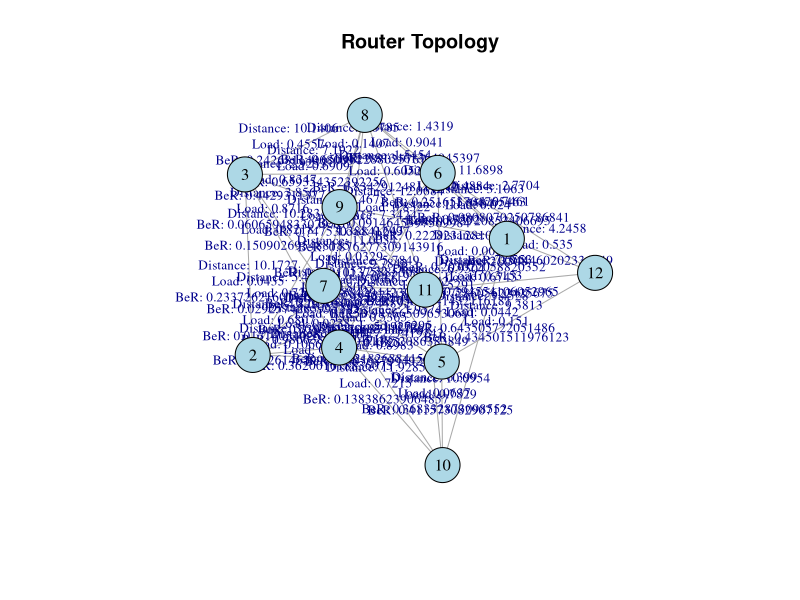

This figure's R source:
################################################################################
#                      DEFINITION OF GENERIC ALGORITHM
################################################################################
# Define a framework based on RL to decide which is the best possible route
# based on rewards. It will take into account the quality of transmission, 
# load and other metrics that could be added to the model.


################################################################################
#                       GENERATION OF RANDOM ROUTERS
################################################################################
# Load libraries that will be used for the entire project:
library(igraph)
rm(list=ls())

create_states <- function(){
  "This is a function designed to generate a random topology"
  # Generate a random number of states:
  num_states = sample(6:20, 1)
  
  # Creation of states:
  states <- paste0("s", 1:num_states)
  
  # Return generated values:
  assign("num_states", num_states, envir = .GlobalEnv)
  assign("states", states, envir = .GlobalEnv)
}


################################################################################
#        GENERATION OF RANDOM VALUES OF DISTANCE, LOAD AND Bit Error Rate
################################################################################
generate_random_values <- function(num_states, num_paths){
  "This is a function used to generate random values of distance, load and BeR"
  # Create an empty adjacency matrix:
  adj_matrix <- matrix(0, nrow = num_states, ncol = num_states)
  
  # Fill the adjacency matrix with random values (1 or 0) to represent connections
  # between routers:
  for (i in 1:num_states) {
    for (j in 1:num_states) {
      if (i != j) {
        connection <- sample(c(0, 1), 1)
        adj_matrix[i, j] <- connection
        adj_matrix[j, i] <- connection
      }
    }
  }
  
  # Create the 3D arrays for each of the variables:
  distance_values <- array(NA, dim = c(num_states, num_states, num_paths))
  load_values <- array(NA, dim = c(num_states, num_states, num_paths))
  ber_values <- array(NA, dim = c(num_states, num_states, num_paths))
  
  # Fill the arrays:
  for (i in 1:(num_states-1)) {  # Adjusted to avoid going out of bounds
    for (j in (i+1):num_states) {  
      if (adj_matrix[i,j] == 1) {  
        for (k in 1:num_paths){
          km <- runif(1, min = 1, max = 20)
          load <- runif(1, min = 0, max = 1)
          BeR <- runif(1, min = 0, max = 1)
          
          # Assign values to the arrays for both connections due to symmetry
          distance_values[i, j, k] <- km; distance_values[j, i, k] <- km
          load_values[i, j, k] <- load; load_values[j, i, k] <- load
          ber_values[i, j, k] <- BeR; ber_values[j, i, k] <- BeR
        }
      }
    }
  }
  
  # Return generated values:
  assign("adj_matrix", adj_matrix, envir = .GlobalEnv)
  assign("distance_values", distance_values, envir = .GlobalEnv)
  assign("load_values", load_values, envir = .GlobalEnv)
  assign("ber_values", ber_values, envir = .GlobalEnv)
  
  
  # Check generated values:
  cat("Distance values:\n")
  print(distance_values)
  cat("\n")
  cat("Load values:\n")
  print(load_values)
  cat("\n")
  cat("BeR values:\n")
  print(ber_values)
}


################################################################################
#                 SELECTION OF BEST PATHS (BASED ON PENALTIES)
################################################################################
calculate_total_cost <- function(distance_km, load, BeR) {
  "This is a function used to compute the total cost of a certain path based on
  distance, load and BeR values"
  propagation_delay = 5 * distance_km  # 5us for each km in the fiber.
  tranmission_queue_delay = 1/(1-load)  # 1us x (1/(1-load))
  
  # Penalization of BeR:
  if (BeR >= 10^-4 && BeR <= 1){
    ber_penalty = 1000
  } else if (BeR > 10^-5 && BeR < 10^-4){
    ber_penalty = 50
  } else {
    ber_penalty = 0
  }
  
  # Sum of penalties:
  return (propagation_delay + tranmission_queue_delay + ber_penalty)
}

select_best_paths <- function(num_states, num_paths, adj_matrix,
                              distance_values, load_values, ber_values){
  "The main goal of this function is to go through all the possiblee paths from
  one router to anoter and select the one with the lowest cost"
  # Construct 3 matrices that will store the values of the shortest paths:
  chosen_distance <- matrix(NA, nrow = num_states, ncol = num_states)
  chosen_ber <- matrix(NA, nrow = num_states, ncol = num_states)
  chosen_load <- matrix(NA, nrow = num_states, ncol = num_states)
  
  # Construct a weight matrix for the graph edges based on the cost
  cost_matrix <- matrix(-Inf, nrow = num_states, ncol = num_states)
  
  for (i in 1:num_states) {
    for (j in 1:num_states) {
      if (adj_matrix[i,j] == 1) {
        min_cost <- Inf
        chosen_path_k <- NA  # Track the path 'k' that gave the minimum cost
        for (k in 1:num_paths) {
          # Get the values for this dimension
          km_value <- distance_values[i, j, k]
          load_value <- load_values[i, j, k]
          ber_value <- ber_values[i, j, k]
          
          # Check if any of the values is NA
          if (!anyNA(c(km_value, load_value, ber_value))) {
            # Calculate the minimum cost
            cost <- calculate_total_cost(km_value, load_value, ber_value)
            
            if (cost < min_cost) {
              min_cost <- cost
              chosen_path_k <- k  # update the chosen path
            }
          }
        }
        
        cost_matrix[i, j] <- -min_cost
        # If we found a chosen path 'k', store the respective km, ber, and load values
        if (!is.na(chosen_path_k)) {
          chosen_distance[i, j] <- distance_values[i, j, chosen_path_k]
          chosen_ber[i, j] <- ber_values[i, j, chosen_path_k]
          chosen_load[i, j] <- load_values[i, j, chosen_path_k]
        }
      }
    }
  }
  
  # Return generated values:
  assign("chosen_distance", chosen_distance, envir = .GlobalEnv)
  assign("chosen_ber", chosen_ber, envir = .GlobalEnv)
  assign("chosen_load", chosen_load, envir = .GlobalEnv)
  assign("cost_matrix", cost_matrix, envir = .GlobalEnv)
  
  
  # Check generated values:
  cat("Cost matrix:\n")
  print(cost_matrix)
  cat("\n")
  cat("Distance of the cheapest paths:\n")
  print(chosen_distance)
  cat("\n")
  cat("Loads of the cheapest paths:\n")
  print(chosen_load)
  cat("\n")
  cat("BeR of the cheapest paths:\n")
  print(chosen_ber)
  cat("\n")
}


################################################################################
#                             REPRESENT THE TOPLOGY
################################################################################
plot_topology <- function(adj_matrix, chosen_distance, chosen_load, chosen_ber){
  "This is a function used to create the topology of the current environment"
  # Create the graph
  g <- graph_from_adjacency_matrix(adjmatrix =adj_matrix, mode="undirected", weighted=NULL, diag=FALSE)
  
  # Create some example edge labels
  edge_labels = c()
  for (i in 1:(num_states-1)){
    for (j in (i+1):num_states){
      if (adj_matrix[i,j] == 1){
        label <- paste(
          "Distance:", round(chosen_distance[i,j], 4), 
          "\nLoad:", round(chosen_load[i,j], 4), 
          "\nBeR:", chosen_ber[i,j],
          "\n"
        )
        edge_labels = c(edge_labels, label)
      }
    }
  }
  
  # Plot the graph with edge labels
  plot(g, 
       layout = layout_with_fr,
       vertex.color = "lightblue", 
       vertex.size = 20, 
       vertex.label.color = "black",
       vertex.label.cex = 1,
       edge.label.cex = 0.8,
       edge.label = edge_labels,
       main = "Router Topology") 
}


################################################################################
#                  SOLVE THE PROPOSED SCENARIO USING Q-LEARNING
################################################################################
solve_scenario_qlearning <- function(num_states, adj_matrix, alpha, gamma,
                                     epsilon, num_episodes, cost_matrix){
  "This is a function that has the goal of solving a specific scenario using 
  Q-learning"
  # Define the Q-table and fill it with -Inf in case there are no connections.
  Q_table <- matrix(0, nrow = num_states, ncol = num_states)

  # Explore the environment and learn:
  for (episode in 1:num_episodes) {
    # Randomly choose a starting state.
    state <- sample(1:num_states, 1)  
    
    # This list will keep track of all nodes the agent visits in this episode to
    # avoid loops.
    visited_nodes <- c(state)
    
    while (TRUE) {  
      possible_actions <- which(adj_matrix[state, ] == 1)
      if (runif(1) < epsilon) {
        # If the agent is exploring (as per the epsilon-greedy strategy), it 
        # chooses a random action from the valid_actions which excludes the nodes
        # it has already visited. If there are no valid actions left, the episode
        # ends (breaks out of the while loop).
        valid_actions <- setdiff(possible_actions, visited_nodes)
        if (length(valid_actions) == 0) {
          break
        }
        action <- sample(valid_actions, 1)
      } else {
        # If the agent is not exploring, it's exploiting. This means it's choosing
        # the action (directly connected node/router) that has the maximum Q-value
        # from the Q-table, considering only the nodes it hasn't visited yet.
        valid_actions <- setdiff(possible_actions, visited_nodes)
        if (length(valid_actions) == 0) {
          break
        }
        action_values <- Q_table[state, valid_actions]
        action_index <- which.max(action_values)
        action <- valid_actions[action_index]
      }
      
      visited_nodes <- c(visited_nodes, action)
      
      reward <- cost_matrix[state, action] # agent tries to maximize its reward by minimizing the cost.
      future_reward <- gamma * max(Q_table[action, ])
      Q_table[state, action] <- (1-alpha)*Q_table[state, action] + alpha*(reward + future_reward)
      
      state <- action  
    }
  }
  
  # Return generated values:
  assign("Q_table", Q_table, envir = .GlobalEnv)
  
  # Check generated values:
  cat("Q-Table values:\n")
  print(Q_table)
}


################################################################################
#                                   BEST PATH
################################################################################
get_best_path_after_learning <- function(Q_table, start_node, end_node, adj_matrix) {
  "Gives the best route from a starting node to a destination node. Beware, since 
  the code does not guarantee to generate connected graphs, there may not be a
  path from a certain node to another"
  current_node <- start_node
  path <- c(start_node)
  visited <- c()
  
  while (current_node != end_node) {
    # Sort Q-values for the current node in descending order
    sorted_nodes <- order(Q_table[current_node, ], decreasing = TRUE)
    
    # Find the best unvisited node that is also connected to the current node
    next_node <- NULL
    for (node in sorted_nodes) {
      if (!node %in% visited && adj_matrix[current_node, node] == 1) {
        next_node <- node
        break
      }
    }
    
    # If we can't find any valid unvisited nodes, break
    if (is.null(next_node)) {
      cat("No valid unvisited nodes connected to the current node. Exiting...\n")
      break
    }
    
    visited <- c(visited, current_node)  # Add current node to visited list
    path <- c(path, next_node)
    current_node <- next_node
  }
  
  # Given your printed Q-table and the derived path, the agent believes that
  # this path has the highest cumulative reward. This doesn't mean that it's the
  # shortest path or has the lowest cost, but rather, based on the training
  # episodes and the Q-learning parameters, it's the path that the agent has
  # learned to be most rewarding.
  
  # Return generated values:
  assign("path", path, envir = .GlobalEnv)
  
  # Check generated values:
  cat("Path from ", start_node, " to ", end_node, ":\n")
  print(path)
}


################################################################################
#                 INVOKE THE FUNCTIONS AND SOLVE RANDOM SCENARIO
################################################################################
num_paths = 2
alpha = 0.5
gamma = 0.9
epsilon = 0.1
num_episodes = 1000

create_states()
generate_random_values(num_states = num_states, num_paths)
select_best_paths(num_states, num_paths, adj_matrix, distance_values, load_values, ber_values)
plot_topology(adj_matrix, chosen_distance, chosen_load, chosen_ber)
solve_scenario_qlearning(num_states, adj_matrix, alpha, gamma, epsilon, num_episodes, cost_matrix)

# Obtain the path to from every node to every other node:
for (i in 1:num_states){
  for (j in 1:num_states){
    if (i != j){
      get_best_path_after_learning(Q_table, start_node = i, end_node = j, adj_matrix)
      cat("\n")
    }
  }
}

